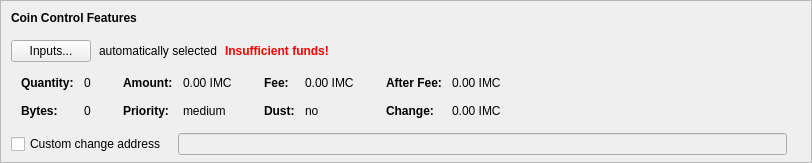
    <widget class="QFrame" name="frameCoinControl">
     <property name="sizePolicy">
      <sizepolicy hsizetype="Expanding" vsizetype="Expanding">
       <horstretch>0</horstretch>
       <verstretch>0</verstretch>
      </sizepolicy>
     </property>
     <property name="maximumSize">
      <size>
       <width>16777215</width>
       <height>16777215</height>
      </size>
     </property>
     <property name="frameShape">
      <enum>QFrame::StyledPanel</enum>
     </property>
     <property name="frameShadow">
      <enum>QFrame::Sunken</enum>
     </property>
     <layout class="QVBoxLayout" name="verticalLayoutCoinControl2">
      <property name="spacing">
       <number>0</number>
      </property>
      <property name="leftMargin">
       <number>0</number>
      </property>
      <property name="topMargin">
       <number>0</number>
      </property>
      <property name="rightMargin">
       <number>0</number>
      </property>
      <property name="bottomMargin">
       <number>6</number>
      </property>
      <item>
       <layout class="QVBoxLayout" name="verticalLayoutCoinControl" stretch="0,0,0,0,1">
        <property name="spacing">
         <number>0</number>
        </property>
        <property name="leftMargin">
         <number>10</number>
        </property>
        <property name="topMargin">
         <number>10</number>
        </property>
        <item>
         <layout class="QHBoxLayout" name="horizontalLayoutCoinControl1">
          <property name="bottomMargin">
           <number>15</number>
          </property>
          <item>
           <widget class="QLabel" name="labelCoinControlFeatures">
            <property name="sizePolicy">
             <sizepolicy hsizetype="Preferred" vsizetype="Maximum">
              <horstretch>0</horstretch>
              <verstretch>0</verstretch>
             </sizepolicy>
            </property>
            <property name="font">
             <font>
              <weight>75</weight>
              <bold>true</bold>
             </font>
            </property>
            <property name="styleSheet">
             <string notr="true">font-weight:bold;</string>
            </property>
            <property name="text">
             <string>Coin Control Features</string>
            </property>
           </widget>
          </item>
         </layout>
        </item>
        <item>
         <layout class="QHBoxLayout" name="horizontalLayoutCoinControl2" stretch="0,0,0,0">
          <property name="spacing">
           <number>8</number>
          </property>
          <property name="bottomMargin">
           <number>10</number>
          </property>
          <item>
           <widget class="QPushButton" name="pushButtonCoinControl">
            <property name="styleSheet">
             <string notr="true"/>
            </property>
            <property name="text">
             <string>Inputs...</string>
            </property>
            <property name="autoDefault">
             <bool>false</bool>
            </property>
           </widget>
          </item>
          <item>
           <widget class="QLabel" name="labelCoinControlAutomaticallySelected">
            <property name="text">
             <string>automatically selected</string>
            </property>
            <property name="margin">
             <number>5</number>
            </property>
           </widget>
          </item>
          <item>
           <widget class="QLabel" name="labelCoinControlInsuffFunds">
            <property name="font">
             <font>
              <weight>75</weight>
              <bold>true</bold>
             </font>
            </property>
            <property name="styleSheet">
             <string notr="true">color:red;font-weight:bold;</string>
            </property>
            <property name="text">
             <string>Insufficient funds!</string>
            </property>
            <property name="margin">
             <number>5</number>
            </property>
           </widget>
          </item>
          <item>
           <spacer name="horizontalSpacerCoinControl">
            <property name="orientation">
             <enum>Qt::Horizontal</enum>
            </property>
            <property name="sizeHint" stdset="0">
             <size>
              <width>40</width>
              <height>1</height>
             </size>
            </property>
           </spacer>
          </item>
         </layout>
        </item>
        <item>
         <widget class="QWidget" name="widgetCoinControl" native="true">
          <property name="sizePolicy">
           <sizepolicy hsizetype="Preferred" vsizetype="Preferred">
            <horstretch>0</horstretch>
            <verstretch>0</verstretch>
           </sizepolicy>
          </property>
          <property name="minimumSize">
           <size>
            <width>0</width>
            <height>0</height>
           </size>
          </property>
          <property name="styleSheet">
           <string notr="true"/>
          </property>
          <layout class="QHBoxLayout" name="horizontalLayoutCoinControl5">
           <property name="leftMargin">
            <number>0</number>
           </property>
           <property name="topMargin">
            <number>0</number>
           </property>
           <property name="rightMargin">
            <number>0</number>
           </property>
           <property name="bottomMargin">
            <number>0</number>
           </property>
           <item>
            <layout class="QHBoxLayout" name="horizontalLayoutCoinControl3" stretch="0,0,0,1">
             <property name="spacing">
              <number>20</number>
             </property>
             <property name="topMargin">
              <number>0</number>
             </property>
             <property name="bottomMargin">
              <number>10</number>
             </property>
             <item>
              <layout class="QFormLayout" name="formLayoutCoinControl1">
               <property name="horizontalSpacing">
                <number>10</number>
               </property>
               <property name="verticalSpacing">
                <number>14</number>
               </property>
               <property name="leftMargin">
                <number>10</number>
               </property>
               <property name="topMargin">
                <number>4</number>
               </property>
               <property name="rightMargin">
                <number>6</number>
               </property>
               <item row="0" column="0">
                <widget class="QLabel" name="labelCoinControlQuantityText">
                 <property name="font">
                  <font>
                   <weight>75</weight>
                   <bold>true</bold>
                  </font>
                 </property>
                 <property name="text">
                  <string>Quantity:</string>
                 </property>
                 <property name="margin">
                  <number>0</number>
                 </property>
                </widget>
               </item>
               <item row="0" column="1">
                <widget class="QLabel" name="labelCoinControlQuantity">
                 <property name="cursor">
                  <cursorShape>IBeamCursor</cursorShape>
                 </property>
                 <property name="contextMenuPolicy">
                  <enum>Qt::ActionsContextMenu</enum>
                 </property>
                 <property name="text">
                  <string notr="true">0</string>
                 </property>
                 <property name="margin">
                  <number>0</number>
                 </property>
                 <property name="textInteractionFlags">
                  <set>Qt::LinksAccessibleByMouse|Qt::TextSelectableByKeyboard|Qt::TextSelectableByMouse</set>
                 </property>
                </widget>
               </item>
               <item row="1" column="0">
                <widget class="QLabel" name="labelCoinControlBytesText">
                 <property name="font">
                  <font>
                   <weight>75</weight>
                   <bold>true</bold>
                  </font>
                 </property>
                 <property name="text">
                  <string>Bytes:</string>
                 </property>
                </widget>
               </item>
               <item row="1" column="1">
                <widget class="QLabel" name="labelCoinControlBytes">
                 <property name="cursor">
                  <cursorShape>IBeamCursor</cursorShape>
                 </property>
                 <property name="contextMenuPolicy">
                  <enum>Qt::ActionsContextMenu</enum>
                 </property>
                 <property name="text">
                  <string notr="true">0</string>
                 </property>
                 <property name="textInteractionFlags">
                  <set>Qt::LinksAccessibleByMouse|Qt::TextSelectableByKeyboard|Qt::TextSelectableByMouse</set>
                 </property>
                </widget>
               </item>
              </layout>
             </item>
             <item>
              <layout class="QFormLayout" name="formLayoutCoinControl2">
               <property name="horizontalSpacing">
                <number>10</number>
               </property>
               <property name="verticalSpacing">
                <number>14</number>
               </property>
               <property name="leftMargin">
                <number>6</number>
               </property>
               <property name="topMargin">
                <number>4</number>
               </property>
               <property name="rightMargin">
                <number>6</number>
               </property>
               <item row="0" column="0">
                <widget class="QLabel" name="labelCoinControlAmountText">
                 <property name="font">
                  <font>
                   <weight>75</weight>
                   <bold>true</bold>
                  </font>
                 </property>
                 <property name="text">
                  <string>Amount:</string>
                 </property>
                 <property name="margin">
                  <number>0</number>
                 </property>
                </widget>
               </item>
               <item row="0" column="1">
                <widget class="QLabel" name="labelCoinControlAmount">
                 <property name="cursor">
                  <cursorShape>IBeamCursor</cursorShape>
                 </property>
                 <property name="contextMenuPolicy">
                  <enum>Qt::ActionsContextMenu</enum>
                 </property>
                 <property name="text">
                  <string notr="true">0.00 IMC</string>
                 </property>
                 <property name="textInteractionFlags">
                  <set>Qt::LinksAccessibleByMouse|Qt::TextSelectableByKeyboard|Qt::TextSelectableByMouse</set>
                 </property>
                </widget>
               </item>
               <item row="1" column="0">
                <widget class="QLabel" name="labelCoinControlPriorityText">
                 <property name="font">
                  <font>
                   <weight>75</weight>
                   <bold>true</bold>
                  </font>
                 </property>
                 <property name="text">
                  <string>Priority:</string>
                 </property>
                </widget>
               </item>
               <item row="1" column="1">
                <widget class="QLabel" name="labelCoinControlPriority">
                 <property name="cursor">
                  <cursorShape>IBeamCursor</cursorShape>
                 </property>
                 <property name="contextMenuPolicy">
                  <enum>Qt::ActionsContextMenu</enum>
                 </property>
                 <property name="text">
                  <string notr="true">medium</string>
                 </property>
                 <property name="textInteractionFlags">
                  <set>Qt::LinksAccessibleByMouse|Qt::TextSelectableByKeyboard|Qt::TextSelectableByMouse</set>
                 </property>
                </widget>
               </item>
              </layout>
             </item>
             <item>
              <layout class="QFormLayout" name="formLayoutCoinControl3">
               <property name="horizontalSpacing">
                <number>10</number>
               </property>
               <property name="verticalSpacing">
                <number>14</number>
               </property>
               <property name="leftMargin">
                <number>6</number>
               </property>
               <property name="topMargin">
                <number>4</number>
               </property>
               <property name="rightMargin">
                <number>6</number>
               </property>
               <item row="0" column="0">
                <widget class="QLabel" name="labelCoinControlFeeText">
                 <property name="font">
                  <font>
                   <weight>75</weight>
                   <bold>true</bold>
                  </font>
                 </property>
                 <property name="text">
                  <string>Fee:</string>
                 </property>
                 <property name="margin">
                  <number>0</number>
                 </property>
                </widget>
               </item>
               <item row="0" column="1">
                <widget class="QLabel" name="labelCoinControlFee">
                 <property name="cursor">
                  <cursorShape>IBeamCursor</cursorShape>
                 </property>
                 <property name="contextMenuPolicy">
                  <enum>Qt::ActionsContextMenu</enum>
                 </property>
                 <property name="text">
                  <string notr="true">0.00 IMC</string>
                 </property>
                 <property name="textInteractionFlags">
                  <set>Qt::LinksAccessibleByMouse|Qt::TextSelectableByKeyboard|Qt::TextSelectableByMouse</set>
                 </property>
                </widget>
               </item>
               <item row="1" column="0">
                <widget class="QLabel" name="labelCoinControlLowOutputText">
                 <property name="font">
                  <font>
                   <weight>75</weight>
                   <bold>true</bold>
                  </font>
                 </property>
                 <property name="text">
                  <string>Dust:</string>
                 </property>
                </widget>
               </item>
               <item row="1" column="1">
                <widget class="QLabel" name="labelCoinControlLowOutput">
                 <property name="cursor">
                  <cursorShape>IBeamCursor</cursorShape>
                 </property>
                 <property name="contextMenuPolicy">
                  <enum>Qt::ActionsContextMenu</enum>
                 </property>
                 <property name="text">
                  <string notr="true">no</string>
                 </property>
                 <property name="textInteractionFlags">
                  <set>Qt::LinksAccessibleByMouse|Qt::TextSelectableByKeyboard|Qt::TextSelectableByMouse</set>
                 </property>
                </widget>
               </item>
              </layout>
             </item>
             <item>
              <layout class="QFormLayout" name="formLayoutCoinControl4">
               <property name="horizontalSpacing">
                <number>10</number>
               </property>
               <property name="verticalSpacing">
                <number>14</number>
               </property>
               <property name="leftMargin">
                <number>6</number>
               </property>
               <property name="topMargin">
                <number>4</number>
               </property>
               <property name="rightMargin">
                <number>6</number>
               </property>
               <item row="0" column="0">
                <widget class="QLabel" name="labelCoinControlAfterFeeText">
                 <property name="font">
                  <font>
                   <weight>75</weight>
                   <bold>true</bold>
                  </font>
                 </property>
                 <property name="text">
                  <string>After Fee:</string>
                 </property>
                 <property name="margin">
                  <number>0</number>
                 </property>
                </widget>
               </item>
               <item row="0" column="1">
                <widget class="QLabel" name="labelCoinControlAfterFee">
                 <property name="cursor">
                  <cursorShape>IBeamCursor</cursorShape>
                 </property>
                 <property name="contextMenuPolicy">
                  <enum>Qt::ActionsContextMenu</enum>
                 </property>
                 <property name="text">
                  <string notr="true">0.00 IMC</string>
                 </property>
                 <property name="textInteractionFlags">
                  <set>Qt::LinksAccessibleByMouse|Qt::TextSelectableByKeyboard|Qt::TextSelectableByMouse</set>
                 </property>
                </widget>
               </item>
               <item row="1" column="0">
                <widget class="QLabel" name="labelCoinControlChangeText">
                 <property name="font">
                  <font>
                   <weight>75</weight>
                   <bold>true</bold>
                  </font>
                 </property>
                 <property name="text">
                  <string>Change:</string>
                 </property>
                </widget>
               </item>
               <item row="1" column="1">
                <widget class="QLabel" name="labelCoinControlChange">
                 <property name="cursor">
                  <cursorShape>IBeamCursor</cursorShape>
                 </property>
                 <property name="contextMenuPolicy">
                  <enum>Qt::ActionsContextMenu</enum>
                 </property>
                 <property name="text">
                  <string notr="true">0.00 IMC</string>
                 </property>
                 <property name="textInteractionFlags">
                  <set>Qt::LinksAccessibleByMouse|Qt::TextSelectableByKeyboard|Qt::TextSelectableByMouse</set>
                 </property>
                </widget>
               </item>
              </layout>
             </item>
            </layout>
           </item>
          </layout>
         </widget>
        </item>
        <item>
         <layout class="QHBoxLayout" name="horizontalLayoutCoinControl4" stretch="0,0,0">
          <property name="spacing">
           <number>12</number>
          </property>
          <property name="sizeConstraint">
           <enum>QLayout::SetDefaultConstraint</enum>
          </property>
          <property name="topMargin">
           <number>5</number>
          </property>
          <property name="rightMargin">
           <number>5</number>
          </property>
          <item>
           <widget class="QCheckBox" name="checkBoxCoinControlChange">
            <property name="toolTip">
             <string>If this is activated, but the change address is empty or invalid, change will be sent to a newly generated address.</string>
            </property>
            <property name="text">
             <string>Custom change address</string>
            </property>
           </widget>
          </item>
          <item>
           <widget class="QValidatedLineEdit" name="lineEditCoinControlChange">
            <property name="enabled">
             <bool>false</bool>
            </property>
            <property name="sizePolicy">
             <sizepolicy hsizetype="Expanding" vsizetype="Fixed">
              <horstretch>0</horstretch>
              <verstretch>0</verstretch>
             </sizepolicy>
            </property>
           </widget>
          </item>
          <item>
           <widget class="QLabel" name="labelCoinControlChangeLabel">
            <property name="sizePolicy">
             <sizepolicy hsizetype="Preferred" vsizetype="Expanding">
              <horstretch>0</horstretch>
              <verstretch>0</verstretch>
             </sizepolicy>
            </property>
            <property name="minimumSize">
             <size>
              <width>0</width>
              <height>0</height>
             </size>
            </property>
            <property name="text">
             <string/>
            </property>
            <property name="margin">
             <number>3</number>
            </property>
           </widget>
          </item>
         </layout>
        </item>
        <item>
         <spacer name="verticalSpacerCoinControl">
          <property name="orientation">
           <enum>Qt::Vertical</enum>
          </property>
          <property name="sizeHint" stdset="0">
           <size>
            <width>800</width>
            <height>1</height>
           </size>
          </property>
         </spacer>
        </item>
       </layout>
      </item>
     </layout>
    </widget>
